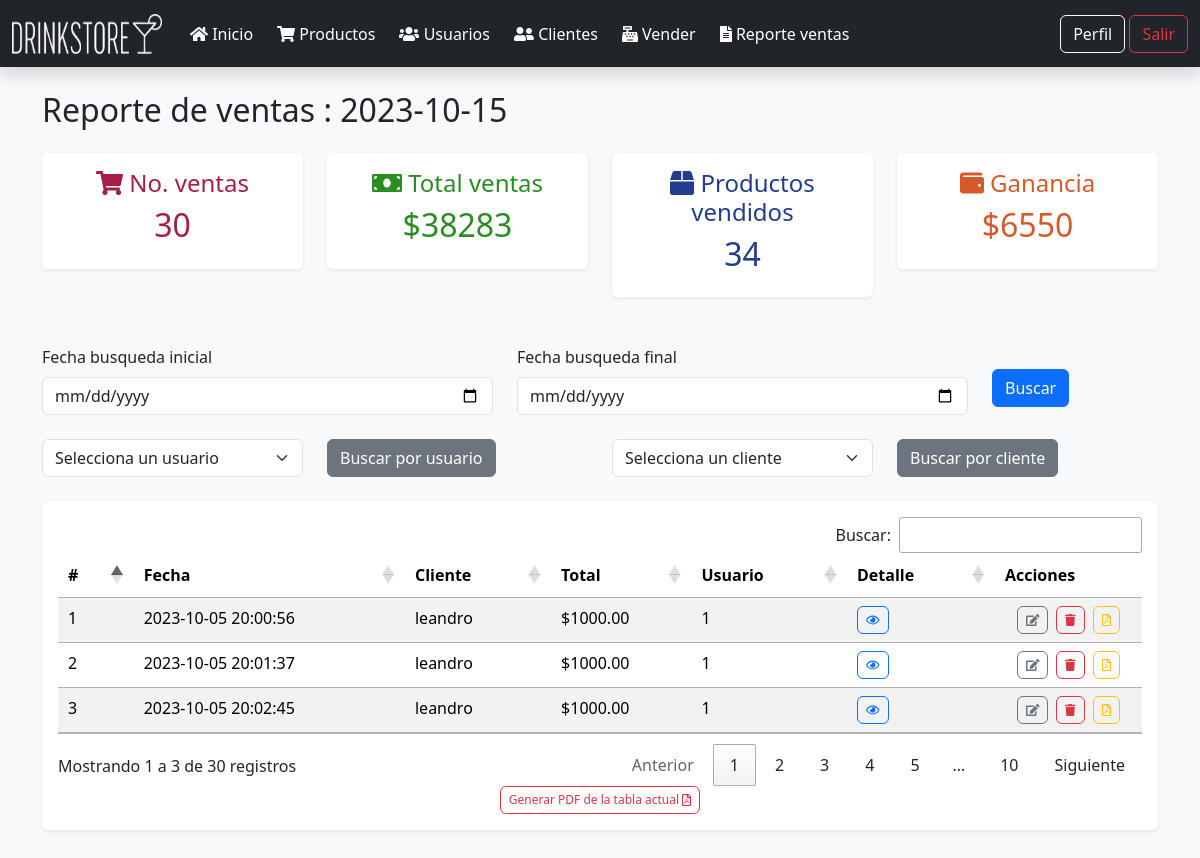
The app's page /ventas/reporte_ventas.php (signed in) with its own data.
### tables this page shows
CREATE TABLE `venta` (
  `id` int NOT NULL,
  `fecha` datetime NOT NULL,
  `medioPago_id` int NOT NULL DEFAULT '1',
  `cliente_id` int NOT NULL,
  `iva_id` int UNSIGNED NOT NULL DEFAULT '2',
  `usuario_id` int NOT NULL,
  `total` decimal(9,2) NOT NULL
);

### ventas/funciones.php (called while the page is built, shortened)
<?php
function select($sentencia, $parametros = [])
{
    $bd = conectarBaseDatos();
    $respuesta = $bd->prepare($sentencia);
    $respuesta->execute($parametros);
    return $respuesta->fetchAll();
}
function obtenerVentas($fechaInicio, $fechaFin, $cliente, $usuario) {
    $parametros = [];
    $sentencia = "SELECT venta.*, usuario.nombre, IFNULL(cliente.nombre, 'MOSTRADOR') AS cliente
    FROM venta
    INNER JOIN usuario ON usuario.id = venta.usuario_id
    LEFT JOIN cliente ON cliente.id = venta.cliente_id
    WHERE 1 = 1";
    $ventas = select($sentencia, $parametros);
    return agregarProductosVendidos($ventas);
}
function agregarProductosVendidos($ventas){
    foreach($ventas as $venta){
        $venta->productos = obtenerProductosVendidos($venta->id);
    }
    return $ventas;
}
function obtenerProductosVendidos($idVenta){
    $sentencia = "SELECT detalle_venta.cantidad, detalle_venta.precio_unitario, producto.nombre,
    producto.precio_costo
    FROM detalle_venta
    INNER JOIN producto ON producto.id = detalle_venta.producto_id
    WHERE venta_id  = ? ";
    return select($sentencia, [$idVenta]);
}
function conectarBaseDatos()
{
    $host = "localhost";
    $db   = "drinkstore_db";
    $user = "root";
    $pass = "";
    $charset = 'utf8mb4';
    $options = [
        \PDO::ATTR_ERRMODE            => \PDO::ERRMODE_EXCEPTION,
        \PDO::ATTR_DEFAULT_FETCH_MODE => \PDO::FETCH_OBJ,
        \PDO::ATTR_EMULATE_PREPARES   => false,
    ];
    $dsn = "mysql:host=$host;dbname=$db;charset=$charset";
    try {
        $pdo = new \PDO($dsn, $user, $pass, $options);
        return $pdo;
    } catch (\PDOException $e) {
        throw new \PDOException($e->getMessage(), (int)$e->getCode());
    }
}

### ventas/reporte_ventas.php (the view, shortened to what this page needs)
<?php
include_once "encabezado.php";
include_once "navbar.php";
include_once "funciones.php";
$fechaInicio = (isset($_POST['inicio'])) ? $_POST['inicio'] : null;
$fechaFin = (isset($_POST['fin'])) ? $_POST['fin'] : null;
$usuario = (isset($_POST['idUsuario'])) ? $_POST['idUsuario'] : null;
$cliente = (isset($_POST['idCliente'])) ? $_POST['idCliente'] : null;
$ventas = obtenerVentas($fechaInicio, $fechaFin, $cliente, $usuario);
?>
<div class="container">
    <h2 class="my-4">Reporte de ventas :
        <?php
        if (empty($fechaInicio)) echo HOY;
        ?>
    </h2>
    <?php include_once "cartas_totales.php" ?>
    <form class="row mb-2" method="post">
        <div class="col-5">
            <label for="inicio" class="form-label">Fecha busqueda inicial</label>
            <input type="date" name="inicio" class="form-control" id="inicio">
        </div>
        <div class="col-5">
            <label for="fin" class="form-label">Fecha busqueda final</label>
            <input type="date" name="fin" class="form-control" id="fin">
        </div>
        <div class="col">
            <input type="submit" name="buscar" value="Buscar" class="btn btn-primary mt-4">
        </div>
    </form>
    <div class="row mb-2">
        <div class="col">
            <form action="" method="post" class="row my-3">
                <div class="col-6">
                    <select class="form-select" aria-label="Default select example" name="idUsuario">
                        <option selected value="">Selecciona un usuario</option>
                    </select>
                </div>
                <div class="col-1">
                    <input type="submit" name="buscarPorUsuario" value="Buscar por usuario" class="btn btn-secondary">
                </div>
            </form>
        </div>
        <div class="col">
            <form action="" method="post" class="row my-3">
                <div class="col-6">
                    <select class="form-select" aria-label="Default select example" name="idCliente">
                        <option selected value="">Selecciona un cliente</option>
                    </select>
                </div>
                <div class="col-1">
                    <input type="submit" name="buscarPorCliente" value="Buscar por cliente" class="btn btn-secondary">
                </div>
            </form>
        </div>
    </div>
    <?php if (count($ventas) > 0) { ?>
        <div class="card shadow-sm mb-5 border-0">
            <div class="card-body">
                <div class="table-responsive">
                    <table class="table table-striped" id="reportesVentas" style="width:100%">
                        <thead>
                            <tr>
                                <th>#</th>
                                <th>Fecha</th>
                                <th>Cliente</th>
                                <th>Total</th>
                                <th>Usuario</th>
                                <th>Detalle</th>
                                <th>Acciones</th>
                            </tr>
                        </thead>
                        <tbody>
                            <?php foreach ($ventas as $venta) { ?>
                                <tr>
                                    <td><?= $venta->id; ?></td>
                                    <td><?= $venta->fecha; ?></td>
                                    <td><?= $venta->cliente; ?></td>
                                    <td>$<?= $venta->total; ?></td>
                                    <td><?= $venta->usuario_id; ?></td>
                                    <td>
                                        <button style="--bs-btn-padding-y: .25rem; --bs-btn-padding-x: .5rem; --bs-btn-font-size: .75rem;" type="button" class="btn btn-outline-primary" data-bs-toggle="modal" data-bs-target="#modal<?= $venta->id; ?>">
                                            <i class="far fa-eye"></i>
                                        </button>
                                    </td>
                                    <td>
                                        <div class="container d-flex">
                                            <a title="Editar venta" class="btn btn-outline-secondary" style="--bs-btn-padding-y: .25rem; --bs-btn-padding-x: .5rem; --bs-btn-font-size: .75rem;" href="editar_producto.php?id=<?= $producto->id; ?>">
                                                <i class="fa fa-edit"></i>
                                            </a>
                                            <a title="Eliminar venta" class="btn btn-outline-danger mx-2" style="--bs-btn-padding-y: .25rem; --bs-btn-padding-x: .5rem; --bs-btn-font-size: .75rem;" href="eliminar_producto.php?id=<?= $producto->id; ?>">
                                                <i class="fa fa-trash"></i>
                                            </a>
                                            <div class="text-center">
                                                <button title="Generar PDF" class="btn btn-outline-warning" style="--bs-btn-padding-y: .25rem; --bs-btn-padding-x: .5rem; --bs-btn-font-size: .75rem;" onclick="generatePDF(<?= $venta->id; ?>)">
                                                    <i class="far fa-file-pdf"></i>
                                                </button>
                                            </div>
                                        </div>
                                    </td>
                                </tr>
                            <?php } ?>
                        </tbody>
                    </table>
                </div>
                <div class="text-center">
                    <button id="generarPDF-reportesVentas" class="btn btn-outline-danger " style="--bs-btn-padding-y: .25rem; --bs-btn-padding-x: .5rem; --bs-btn-font-size: .75rem;">Generar PDF de la tabla actual <i class="far fa-file-pdf"></i></button>
                </div>
            </div>
        <?php } ?>
        </div>
        <?php
        include_once "footer.php"
        ?>

### public/css/styles.ventas.css (style rules this page uses)
td { white-space: nowrap; }

### records on screen
venta: id "1", fecha "2023-10-05 20:00:56", cliente "leandro", total "1000.00", usuario "1"
venta: id "2", fecha "2023-10-05 20:01:37", cliente "leandro", total "1000.00", usuario "1"
venta: id "3", fecha "2023-10-05 20:02:45", cliente "leandro", total "1000.00", usuario "1"

### other values on screen
HOY "2023-10-15"
$carta['titulo'] "No. ventas"
$carta['total'] "30"
$carta['titulo'] "Total ventas"
$carta['total'] "$38283"
$carta['titulo'] "Productos vendidos"
$carta['total'] "34"
$carta['titulo'] "Ganancia"
$carta['total'] "$6550"
